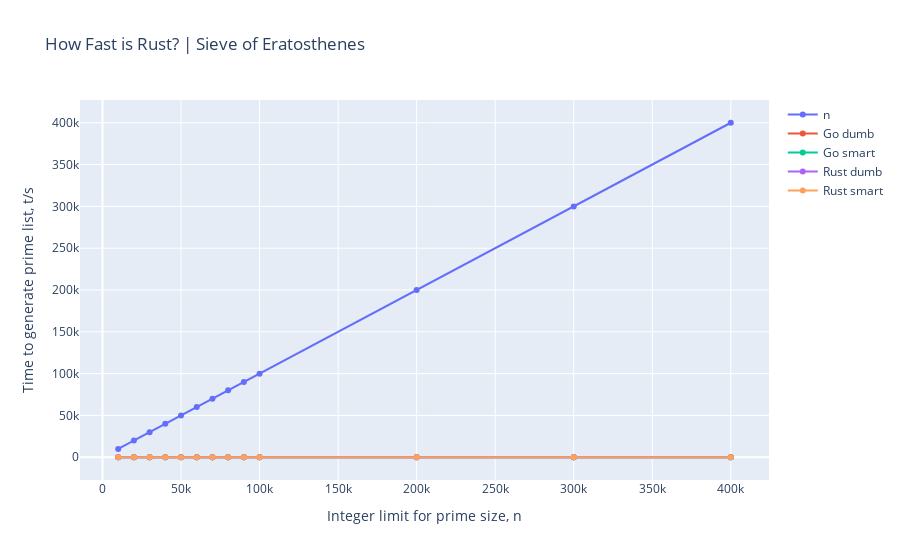

Notebook cell for this chart:
### Code cell
# Create figure
fig = go.Figure()

# Add all the columns programmaticaly
for col in data[1:]:
    label = col
    fig.add_trace(go.Scatter(x=data['n'],
                            y=data[label],
                            name=label,
                            mode='lines+markers'))

# fig.update_yaxes(type="log")

# Add titles
fig.update_layout(title='How Fast is Rust? | Sieve of Eratosthenes',
                  xaxis_title='Integer limit for prime size, n',
                  yaxis_title='Time to generate prime list, t/s')

# Show figure
fig.show()

### Figure 1 — Plotly figure (JSON) as saved in the notebook; plotly's stock layout.template omitted (floating-point values rounded to 4 significant figures)
{"data": [{"mode": "lines+markers", "name": "n", "type": "scatter", "x": [10000, 20000, 30000, 40000, 50000, 60000, 70000, 80000, 90000, 100000, 200000, 300000, 400000], "y": [10000, 20000, 30000, 40000, 50000, 60000, 70000, 80000, 90000, 100000, 200000, 300000, 400000]}, {"mode": "lines+markers", "name": "Go dumb", "type": "scatter", "x": [10000, 20000, 30000, 40000, 50000, 60000, 70000, 80000, 90000, 100000, 200000, 300000, 400000], "y": [0.04299, 0.113, 0.222, 0.363, 0.5362, 0.7486, 0.98, 1.257, 1.577, 1.877, 6.77, 14.27, 24.5]}, {"mode": "lines+markers", "name": "Go smart", "type": "scatter", "x": [10000, 20000, 30000, 40000, 50000, 60000, 70000, 80000, 90000, 100000, 200000, 300000, 400000], "y": [0.01297, 0.014, 0.01197, 0.01197, 0.013, 0.012, 0.012, 0.01297, 0.013, 0.013, 0.01297, 0.012, 0.013]}, {"mode": "lines+markers", "name": "Rust dumb", "type": "scatter", "x": [10000, 20000, 30000, 40000, 50000, 60000, 70000, 80000, 90000, 100000, 200000, 300000, 400000], "y": [0.028, 0.09, 0.175, 0.301, 0.447, 0.621, 0.817, 1.028, 1.279, 1.552, 5.746, 12.07, 20.88]}, {"mode": "lines+markers", "name": "Rust smart", "type": "scatter", "x": [10000, 20000, 30000, 40000, 50000, 60000, 70000, 80000, 90000, 100000, 200000, 300000, 400000], "y": [0.006998, 0.007001, 0.007001, 0.007, 0.006969, 0.006999, 0.007999, 0.007, 0.006989, 0.008003, 0.008, 0.008002, 0.008]}], "layout": {"title": {"text": "How Fast is Rust? | Sieve of Eratosthenes"}, "xaxis": {"title": {"text": "Integer limit for prime size, n"}}, "yaxis": {"title": {"text": "Time to generate prime list, t/s"}}}}
